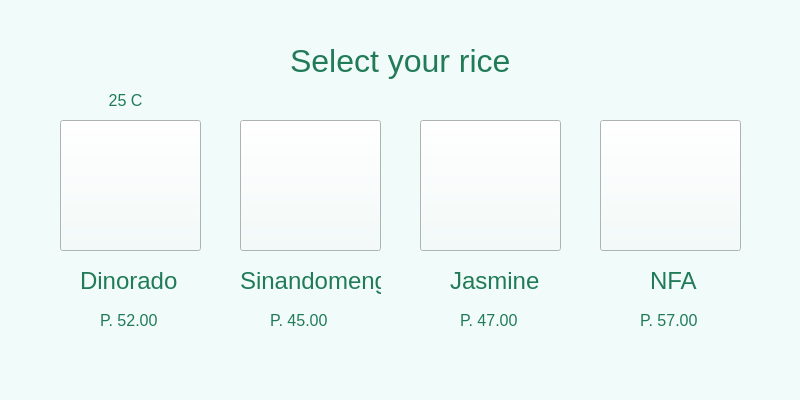
<?xml version="1.0" encoding="UTF-8"?>
<ui version="4.0">
 <class>Form</class>
 <widget class="QWidget" name="Form">
  <property name="geometry">
   <rect>
    <x>0</x>
    <y>0</y>
    <width>800</width>
    <height>400</height>
   </rect>
  </property>
  <property name="windowTitle">
   <string>Form</string>
  </property>
  <property name="styleSheet">
   <string notr="true">background-color:rgb(241, 251, 249)</string>
  </property>
  <widget class="QLabel" name="label">
   <property name="geometry">
    <rect>
     <x>290</x>
     <y>40</y>
     <width>231</width>
     <height>41</height>
    </rect>
   </property>
   <property name="font">
    <font>
     <pointsize>24</pointsize>
    </font>
   </property>
   <property name="styleSheet">
    <string notr="true">color: rgb(33, 123, 88);</string>
   </property>
   <property name="text">
    <string>Select your rice</string>
   </property>
  </widget>
  <widget class="QLabel" name="label_2">
   <property name="geometry">
    <rect>
     <x>80</x>
     <y>260</y>
     <width>111</width>
     <height>41</height>
    </rect>
   </property>
   <property name="font">
    <font>
     <pointsize>18</pointsize>
    </font>
   </property>
   <property name="styleSheet">
    <string notr="true">color: rgb(33, 123, 88);</string>
   </property>
   <property name="text">
    <string>Dinorado</string>
   </property>
  </widget>
  <widget class="QLabel" name="label_3">
   <property name="geometry">
    <rect>
     <x>240</x>
     <y>260</y>
     <width>141</width>
     <height>41</height>
    </rect>
   </property>
   <property name="font">
    <font>
     <pointsize>18</pointsize>
    </font>
   </property>
   <property name="styleSheet">
    <string notr="true">color: rgb(33, 123, 88);</string>
   </property>
   <property name="text">
    <string>Sinandomeng</string>
   </property>
  </widget>
  <widget class="QLabel" name="label_4">
   <property name="geometry">
    <rect>
     <x>450</x>
     <y>260</y>
     <width>91</width>
     <height>41</height>
    </rect>
   </property>
   <property name="font">
    <font>
     <pointsize>18</pointsize>
    </font>
   </property>
   <property name="styleSheet">
    <string notr="true">color: rgb(33, 123, 88);</string>
   </property>
   <property name="text">
    <string>Jasmine</string>
   </property>
  </widget>
  <widget class="QLabel" name="label_5">
   <property name="geometry">
    <rect>
     <x>650</x>
     <y>260</y>
     <width>61</width>
     <height>41</height>
    </rect>
   </property>
   <property name="font">
    <font>
     <pointsize>18</pointsize>
    </font>
   </property>
   <property name="styleSheet">
    <string notr="true">color: rgb(33, 123, 88);</string>
   </property>
   <property name="text">
    <string>NFA</string>
   </property>
  </widget>
  <widget class="QLabel" name="label_6">
   <property name="geometry">
    <rect>
     <x>100</x>
     <y>310</y>
     <width>81</width>
     <height>21</height>
    </rect>
   </property>
   <property name="font">
    <font>
     <pointsize>12</pointsize>
    </font>
   </property>
   <property name="styleSheet">
    <string notr="true">color: rgb(33, 123, 88);</string>
   </property>
   <property name="text">
    <string>P. 52.00</string>
   </property>
  </widget>
  <widget class="QLabel" name="label_7">
   <property name="geometry">
    <rect>
     <x>270</x>
     <y>310</y>
     <width>81</width>
     <height>21</height>
    </rect>
   </property>
   <property name="font">
    <font>
     <pointsize>12</pointsize>
    </font>
   </property>
   <property name="styleSheet">
    <string notr="true">color: rgb(33, 123, 88);</string>
   </property>
   <property name="text">
    <string>P. 45.00</string>
   </property>
  </widget>
  <widget class="QLabel" name="label_8">
   <property name="geometry">
    <rect>
     <x>460</x>
     <y>310</y>
     <width>81</width>
     <height>21</height>
    </rect>
   </property>
   <property name="font">
    <font>
     <pointsize>12</pointsize>
    </font>
   </property>
   <property name="styleSheet">
    <string notr="true">color: rgb(33, 123, 88);</string>
   </property>
   <property name="text">
    <string>P. 47.00</string>
   </property>
  </widget>
  <widget class="QLabel" name="label_9">
   <property name="geometry">
    <rect>
     <x>640</x>
     <y>310</y>
     <width>81</width>
     <height>21</height>
    </rect>
   </property>
   <property name="font">
    <font>
     <pointsize>12</pointsize>
    </font>
   </property>
   <property name="styleSheet">
    <string notr="true">color: rgb(33, 123, 88);</string>
   </property>
   <property name="text">
    <string>P. 57.00</string>
   </property>
  </widget>
  <widget class="QPushButton" name="pushButton">
   <property name="geometry">
    <rect>
     <x>60</x>
     <y>120</y>
     <width>141</width>
     <height>131</height>
    </rect>
   </property>
   <property name="text">
    <string/>
   </property>
   <property name="icon">
    <iconset>
     <normaloff>F:/Users/Dann Joseph/Desktop/2022 North Trip/Vigan/20220930_161006.jpg</normaloff>F:/Users/Dann Joseph/Desktop/2022 North Trip/Vigan/20220930_161006.jpg</iconset>
   </property>
   <property name="iconSize">
    <size>
     <width>140</width>
     <height>140</height>
    </size>
   </property>
  </widget>
  <widget class="QPushButton" name="pushButton_2">
   <property name="geometry">
    <rect>
     <x>240</x>
     <y>120</y>
     <width>141</width>
     <height>131</height>
    </rect>
   </property>
   <property name="text">
    <string/>
   </property>
   <property name="icon">
    <iconset>
     <normaloff>F:/Users/Dann Joseph/Desktop/old photos/IMG_20180211_200111.jpg</normaloff>F:/Users/Dann Joseph/Desktop/old photos/IMG_20180211_200111.jpg</iconset>
   </property>
   <property name="iconSize">
    <size>
     <width>181</width>
     <height>181</height>
    </size>
   </property>
  </widget>
  <widget class="QPushButton" name="pushButton_3">
   <property name="geometry">
    <rect>
     <x>420</x>
     <y>120</y>
     <width>141</width>
     <height>131</height>
    </rect>
   </property>
   <property name="text">
    <string/>
   </property>
   <property name="icon">
    <iconset>
     <normaloff>F:/Users/Dann Joseph/Desktop/2022 North Trip/Pagudpod/20220930_200743.jpg</normaloff>F:/Users/Dann Joseph/Desktop/2022 North Trip/Pagudpod/20220930_200743.jpg</iconset>
   </property>
   <property name="iconSize">
    <size>
     <width>194</width>
     <height>191</height>
    </size>
   </property>
  </widget>
  <widget class="QPushButton" name="pushButton_4">
   <property name="enabled">
    <bool>true</bool>
   </property>
   <property name="geometry">
    <rect>
     <x>600</x>
     <y>120</y>
     <width>141</width>
     <height>131</height>
    </rect>
   </property>
   <property name="text">
    <string/>
   </property>
   <property name="icon">
    <iconset>
     <normaloff>F:/Users/Dann Joseph/Desktop/old photos/IMG_20180211_200219.jpg</normaloff>F:/Users/Dann Joseph/Desktop/old photos/IMG_20180211_200219.jpg</iconset>
   </property>
   <property name="iconSize">
    <size>
     <width>195</width>
     <height>140</height>
    </size>
   </property>
  </widget>
  <widget class="QLabel" name="label_10">
   <property name="geometry">
    <rect>
     <x>100</x>
     <y>90</y>
     <width>51</width>
     <height>21</height>
    </rect>
   </property>
   <property name="font">
    <font>
     <pointsize>12</pointsize>
    </font>
   </property>
   <property name="styleSheet">
    <string notr="true">color: rgb(33, 123, 88);</string>
   </property>
   <property name="text">
    <string>25 C</string>
   </property>
   <property name="alignment">
    <set>Qt::AlignCenter</set>
   </property>
  </widget>
 </widget>
 <resources/>
 <connections/>
</ui>
